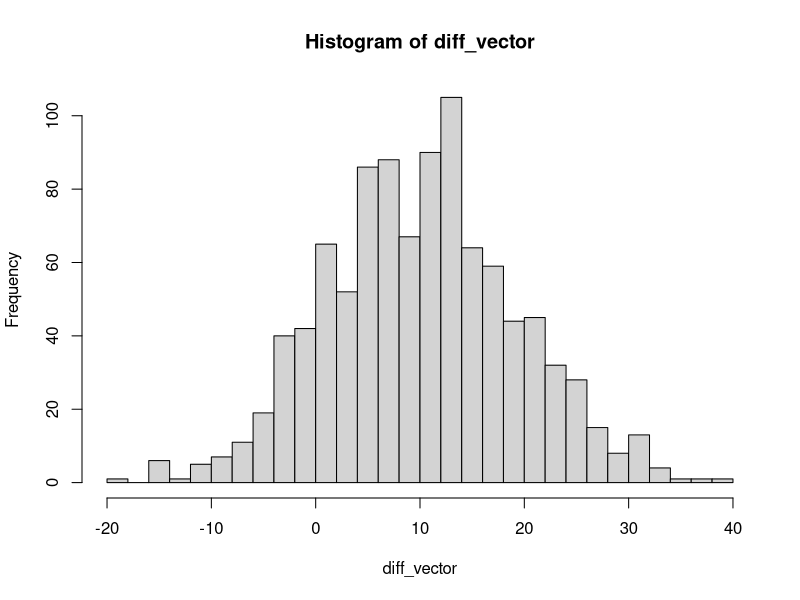
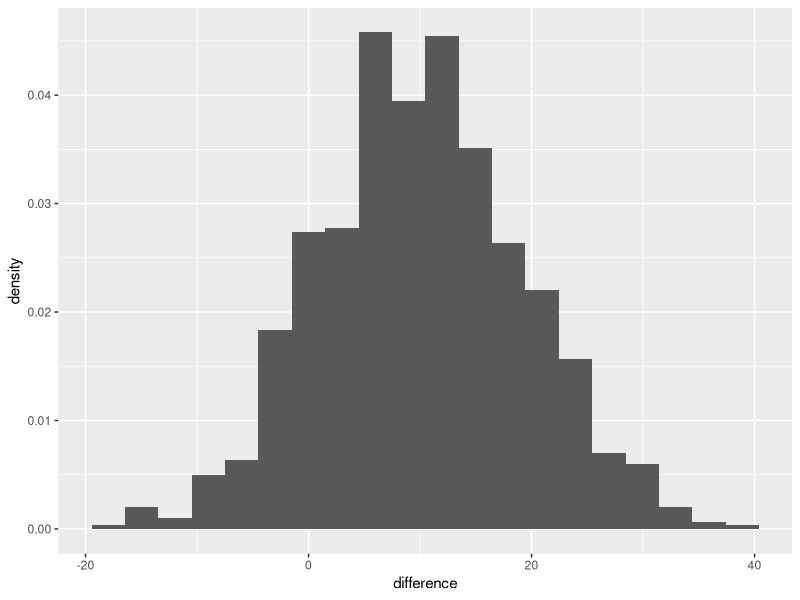
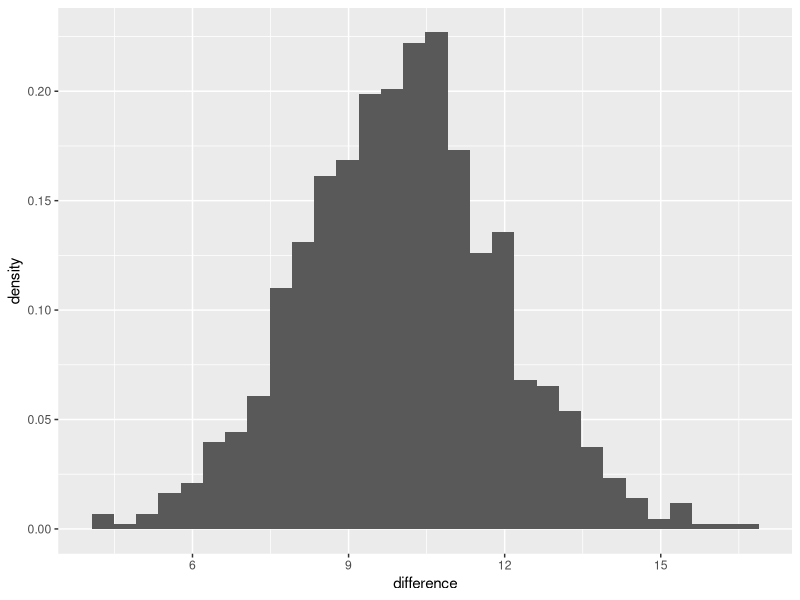

Write R code to recreate these figures, in order.
## ---- chunk 1
library(tidyverse)

popA <- rnorm( 2000, mean=110, sd=20 )
popB <- rnorm( 2000, mean=120, sd=20 )

sample( popA, 10) -> sampleA
sample( popA, 10) -> sampleB

meanA = mean(sampleA)
meanB = mean(sampleB)

difference = meanB - meanA
difference
## ---- chunk 2

diff_vector <-c(
replicate( 1000, {
popA <- rnorm( 2000, mean=110, sd= 20)
popB <- rnorm( 2000, mean=120, sd= 20)

sample( popA, 10) -> sampleA
sample( popB, 10) -> sampleB

meanA = mean(sampleA)
meanB = mean(sampleB)

diff = meanB - meanA
}))

hist(diff_vector, breaks = 30)
## ---- chunk 3
diff_tbl <-
  tibble(
    difference = diff_vector) 

diff_tbl %>% 
ggplot() + 
  geom_histogram( aes( x = difference, y = after_stat( density)), bins = 20)
## ---- chunk 4
B_better = sum( diff_vector > 0)
probability_B = sum( diff_vector > 0)/length( diff_vector)

A_better = sum( diff_vector < 0)
probability_A= sum( diff_vector  < 0)/length( diff_vector)

A_better
probability_A
B_better
probability_B
## ---- chunk 5

diff_vector <-c(
replicate( 1000, {
popA <- rnorm( 2000, mean=110, sd=20)
popB <- rnorm( 2000, mean= 120, sd=20)

sample( popA, 20) -> sampleA
sample( popB, 20) -> sampleB

meanA = mean(sampleA)
meanB = mean(sampleB)

diff = meanB - meanA
}))


B_better = sum( diff_vector > 0)
probability_B = sum( diff_vector > 0)/length( diff_vector)

A_better = sum( diff_vector < 0)
probability_A = sum( diff_vector  < 0)/length( diff_vector)

A_better
probability_A
B_better
probability_B
## ---- chunk 6
diff_vector <-c(
replicate( 1000, {
popA <- rnorm( 2000, mean=110, sd=20)
popB <- rnorm( 2000, mean= 120, sd=20)

sample( popA, 200) -> sampleA
sample( popB, 200) -> sampleB

meanA = mean(sampleA)
meanB = mean(sampleB)

diff = meanB - meanA
}))

diff_tbl <-
  tibble(
    difference = diff_vector) 

diff_tbl %>% 
ggplot() + 
  geom_histogram( aes( x = difference, y = after_stat( density)), bins= 30)

B_better = sum( diff_vector > 0)
probability_B = sum( diff_vector > 0)/length( diff_vector)

A_better = sum( diff_vector < 0)
probability_A = sum( diff_vector  < 0)/length( diff_vector)

A_better
probability_A
B_better
probability_B
